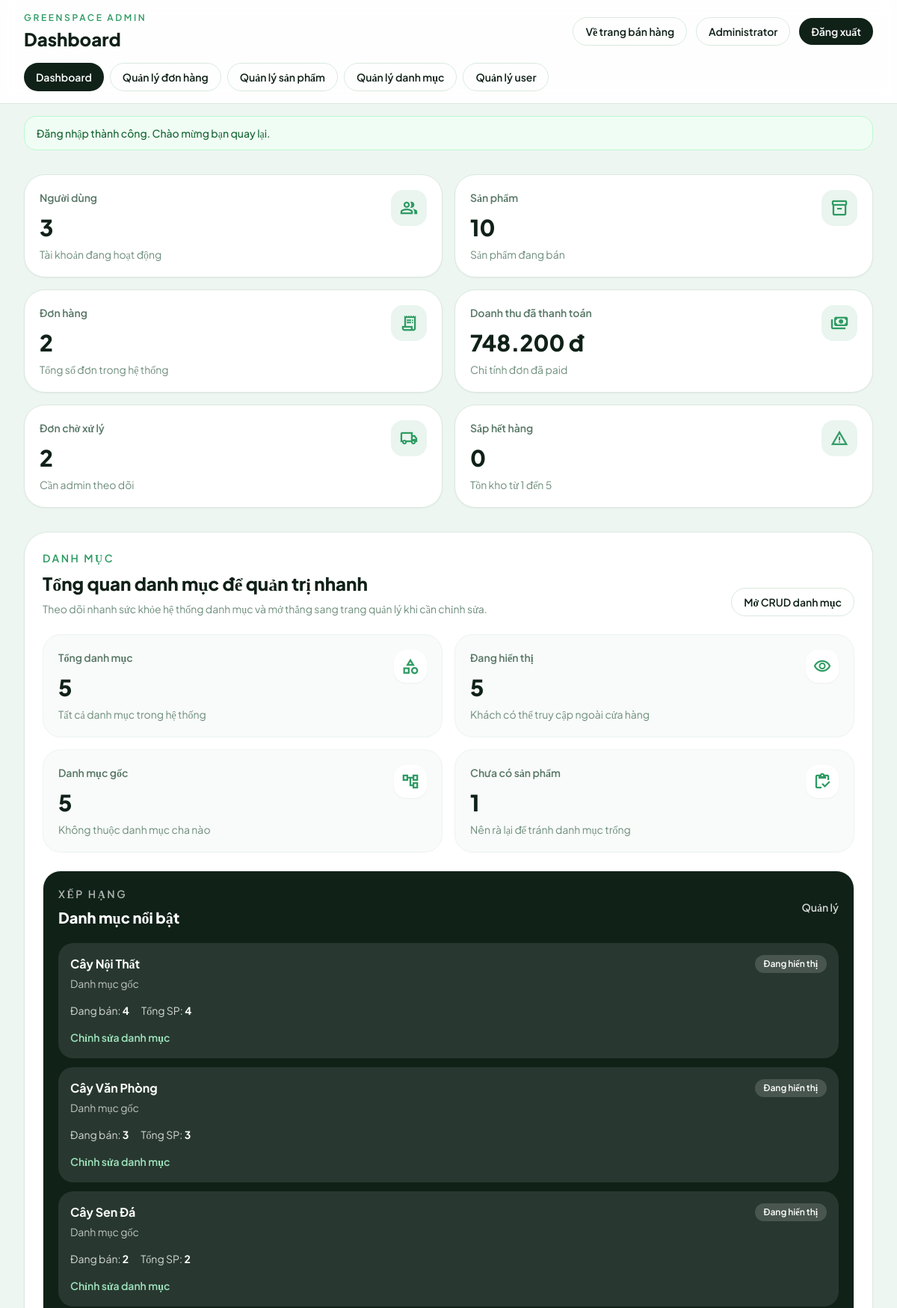
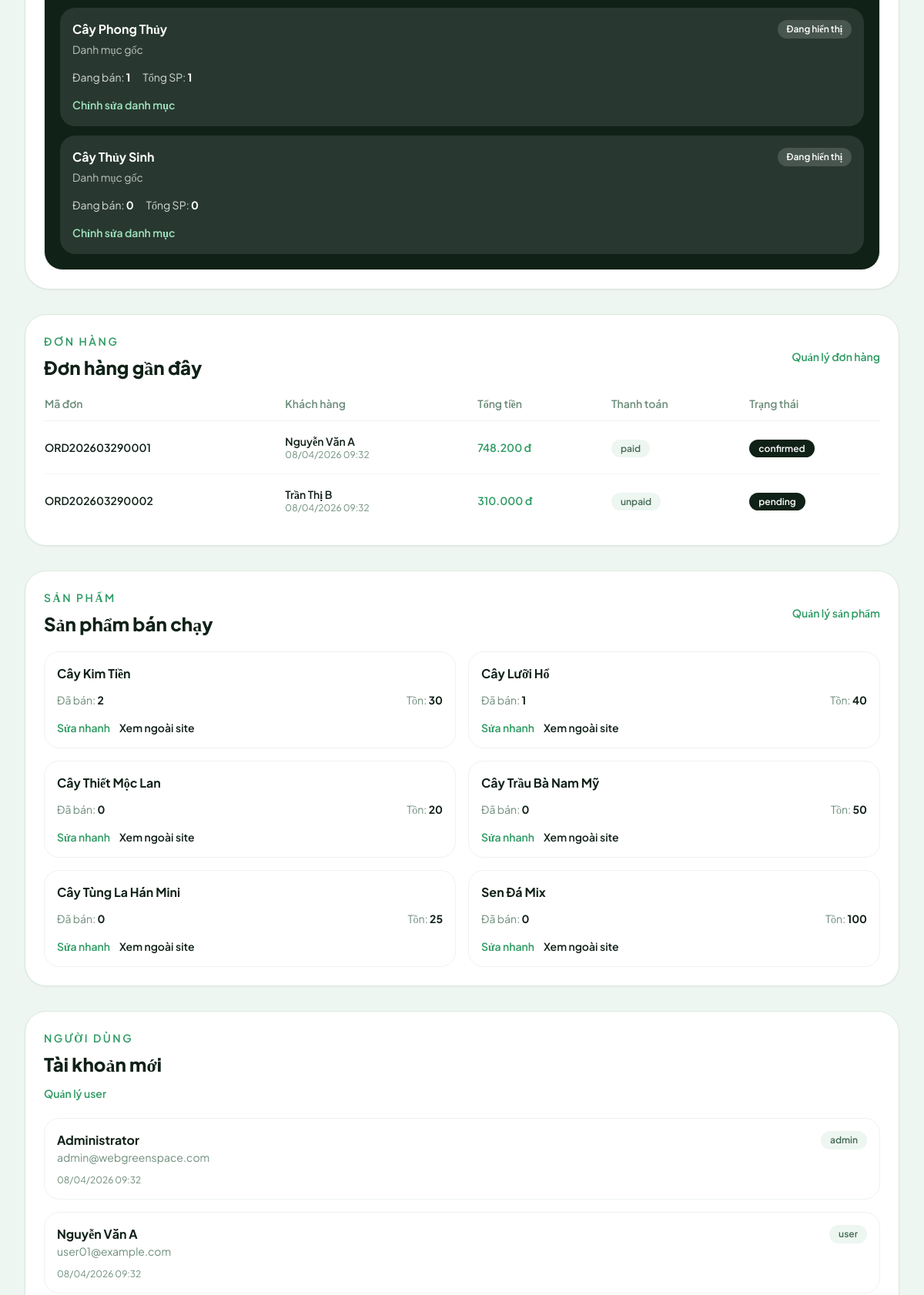
Page /admin/dashboard.php (signed in, upper part) on the committed database (2 pictures, top to bottom).
### tables this page shows
CREATE TABLE users (
    id INT AUTO_INCREMENT PRIMARY KEY,
    username VARCHAR(50) NOT NULL UNIQUE,
    email VARCHAR(100) NOT NULL UNIQUE,
    password VARCHAR(255) NOT NULL,
    full_name VARCHAR(100) NOT NULL,
    phone VARCHAR(20) DEFAULT NULL,
    role ENUM('admin', 'user') NOT NULL DEFAULT 'user',
    admin_permissions TEXT DEFAULT NULL,
    status ENUM('active', 'inactive') NOT NULL DEFAULT 'active',
    created_at TIMESTAMP DEFAULT CURRENT_TIMESTAMP,
    updated_at TIMESTAMP DEFAULT CURRENT_TIMESTAMP ON UPDATE CURRENT_TIMESTAMP
);

CREATE TABLE categories (
    id INT AUTO_INCREMENT PRIMARY KEY,
    name VARCHAR(100) NOT NULL,
    slug VARCHAR(100) NOT NULL UNIQUE,
    description TEXT DEFAULT NULL,
    image VARCHAR(255) DEFAULT NULL,
    parent_id INT DEFAULT NULL,
    status ENUM('active', 'inactive') NOT NULL DEFAULT 'active',
    created_at TIMESTAMP DEFAULT CURRENT_TIMESTAMP,
    updated_at TIMESTAMP DEFAULT CURRENT_TIMESTAMP ON UPDATE CURRENT_TIMESTAMP,
    CONSTRAINT fk_categories_parent
        FOREIGN KEY (parent_id) REFERENCES categories(id) ON DELETE SET NULL,
    INDEX idx_categories_parent_id (parent_id),
    INDEX idx_categories_status (status)
);

CREATE TABLE orders (
    id INT AUTO_INCREMENT PRIMARY KEY,
    user_id INT NOT NULL,
    order_number VARCHAR(50) NOT NULL UNIQUE,
    full_name VARCHAR(100) NOT NULL,
    email VARCHAR(100) NOT NULL,
    phone VARCHAR(20) NOT NULL,
    address TEXT NOT NULL,
    note TEXT DEFAULT NULL,
    subtotal DECIMAL(10, 2) NOT NULL DEFAULT 0,
    discount_amount DECIMAL(10, 2) NOT NULL DEFAULT 0,
    shipping_fee DECIMAL(10, 2) NOT NULL DEFAULT 0,
    total_amount DECIMAL(10, 2) NOT NULL,
    coupon_code VARCHAR(50) DEFAULT NULL,
    payment_method ENUM('cod', 'online_mock') NOT NULL DEFAULT 'cod',
    payment_status ENUM('unpaid', 'pending_review', 'paid', 'failed') NOT NULL DEFAULT 'unpaid',
    order_status ENUM('pending', 'confirmed', 'processing', 'shipping', 'delivered', 'cancelled') NOT NULL DEFAULT 'pending',
    created_at TIMESTAMP DEFAULT CURRENT_TIMESTAMP,
    updated_at TIMESTAMP DEFAULT CURRENT_TIMESTAMP ON UPDATE CURRENT_TIMESTAMP,
    CONSTRAINT fk_orders_user
        FOREIGN KEY (user_id) REFERENCES users(id) ON DELETE CASCADE,
    INDEX idx_orders_user_id (user_id),
    INDEX idx_orders_payment_status (payment_status),
    INDEX idx_orders_order_status (order_status)
);

CREATE TABLE products (
    id INT AUTO_INCREMENT PRIMARY KEY,
    category_id INT NOT NULL,
    name VARCHAR(200) NOT NULL,
    slug VARCHAR(200) NOT NULL UNIQUE,
    description TEXT DEFAULT NULL,
    price DECIMAL(10, 2) NOT NULL,
    sale_price DECIMAL(10, 2) DEFAULT NULL,
    stock INT NOT NULL DEFAULT 0,
    image VARCHAR(255) DEFAULT NULL,
    images TEXT DEFAULT NULL,  
    size VARCHAR(50) DEFAULT NULL,
    care_level ENUM('easy', 'medium', 'hard') NOT NULL DEFAULT 'medium',
    light_requirement ENUM('low', 'medium', 'high') NOT NULL DEFAULT 'medium',
    water_requirement ENUM('low', 'medium', 'high') NOT NULL DEFAULT 'medium',
    featured TINYINT(1) NOT NULL DEFAULT 0,
    status ENUM('active', 'inactive') NOT NULL DEFAULT 'active',
    views INT NOT NULL DEFAULT 0,
    created_at TIMESTAMP DEFAULT CURRENT_TIMESTAMP,
    updated_at TIMESTAMP DEFAULT CURRENT_TIMESTAMP ON UPDATE CURRENT_TIMESTAMP,
    CONSTRAINT fk_products_category
        FOREIGN KEY (category_id) REFERENCES categories(id) ON DELETE CASCADE,
    INDEX idx_products_category_id (category_id),
    INDEX idx_products_status (status),
    INDEX idx_products_featured (featured),
    INDEX idx_products_price (price),
    INDEX idx_products_stock (stock)
);

### public/admin/dashboard.php (the view, shortened to what the rows shown need)
<?php
require_once __DIR__ . '/bootstrap.php';
$dashboardService = new AdminDashboardService();
$dashboard = $dashboardService->getDashboardData();
$recentOrders = $dashboard['recent_orders'];
$recentUsers = $dashboard['recent_users'];
$topCategories = $dashboard['top_categories'];
$topProducts = $dashboard['top_products'];
render_admin_header('Dashboard');
?>
<div class="space-y-8">
    <section class="rounded-[2rem] border border-[#d9e9de] bg-white p-6 shadow-sm">
        <div class="flex flex-col gap-4 lg:flex-row lg:items-end lg:justify-between">
            <div>
                <h2 class="mt-2 text-2xl font-extrabold text-[#102118]">Tổng quan danh mục để quản trị nhanh</h2>
            </div>
        </div>
        <div class="mt-6 grid gap-6 xl:grid-cols-[1.1fr_0.9fr]">
            <article class="rounded-[1.5rem] border border-[#edf4ef] bg-[#102118] p-5 text-white">
                <div class="mt-5 space-y-3">
                    <?php foreach ($topCategories as $category): ?>
                        <article class="rounded-[1.25rem] bg-white/10 px-4 py-4">
                            <div class="flex items-start justify-between gap-3">
                                <div>
                                    <p class="font-bold"><?= clean($category['name']) ?></p>
                                    <p class="mt-1 text-sm text-white/70"><?= clean($category['parent_name'] ?? 'Danh mục gốc') ?></p>
                                </div>
                                <span class="rounded-full bg-white/15 px-3 py-1 text-xs font-semibold">
                                    <?= $category['status'] === 'active' ? 'Đang hiển thị' : 'Đang ẩn' ?>
                                </span>
                            </div>
                            <div class="mt-4 flex flex-wrap items-center gap-4 text-sm text-white/80">
                                <span>Đang bán: <strong class="text-white"><?= clean((string)$category['active_product_count']) ?></strong></span>
                                <span>Tổng SP: <strong class="text-white"><?= clean((string)$category['product_count']) ?></strong></span>
                            </div>
                            <a href="categories.php?edit=<?= clean((string)$category['id']) ?>" class="mt-4 inline-flex text-sm font-semibold text-[#9fe3bd] hover:text-white">Chỉnh sửa danh mục</a>
                        </article>
                    <?php endforeach; ?>
                </div>
            </article>
        </div>
    </section>
    <section class="grid gap-8 xl:grid-cols-[1.15fr_0.85fr]">
        <div class="space-y-8">
            <article class="rounded-[1.75rem] border border-[#d9e9de] bg-white p-6 shadow-sm">
                <div class="mb-5 flex items-center justify-between gap-3">
                    <div>
                        <h2 class="mt-2 text-2xl font-extrabold text-[#102118]">Đơn hàng gần đây</h2>
                    </div>
                </div>
                <div class="overflow-x-auto">
                    <table class="min-w-full text-sm">
                        <thead>
                            <tr class="border-b border-[#edf4ef] text-left text-[#6e8d7b]">
                                <th class="pb-3 pr-4 font-semibold">Mã đơn</th>
                                <th class="pb-3 pr-4 font-semibold">Khách hàng</th>
                                <th class="pb-3 pr-4 font-semibold">Tổng tiền</th>
                                <th class="pb-3 pr-4 font-semibold">Thanh toán</th>
                                <th class="pb-3 font-semibold">Trạng thái</th>
                            </tr>
                        </thead>
                        <tbody>
                            <?php foreach ($recentOrders as $order): ?>
                                <tr class="border-b border-[#f4f8f5] last:border-b-0">
                                    <td class="py-4 pr-4 font-semibold text-[#102118]"><?= clean($order['order_number']) ?></td>
                                    <td class="py-4 pr-4">
                                        <p class="font-semibold text-[#102118]"><?= clean($order['full_name']) ?></p>
                                        <p class="text-xs text-[#6e8d7b]"><?= format_date($order['created_at'], 'd/m/Y H:i') ?></p>
                                    </td>
                                    <td class="py-4 pr-4 font-semibold text-[#2e9b63]"><?= format_currency((float)$order['total_amount']) ?></td>
                                    <td class="py-4 pr-4">
                                        <span class="rounded-full bg-[#eef6f1] px-3 py-1 text-xs font-semibold text-[#456a57]"><?= clean($order['payment_status']) ?></span>
                                    </td>
                                    <td class="py-4">
                                        <span class="rounded-full bg-[#102118] px-3 py-1 text-xs font-semibold text-white"><?= clean($order['order_status']) ?></span>
                                    </td>
                                </tr>
                            <?php endforeach; ?>
                        </tbody>
                    </table>
                </div>
            </article>
            <article class="rounded-[1.75rem] border border-[#d9e9de] bg-white p-6 shadow-sm">
                <div class="mb-5 flex items-center justify-between gap-3">
                    <div>
                        <h2 class="mt-2 text-2xl font-extrabold text-[#102118]">Sản phẩm bán chạy</h2>
                    </div>
                </div>
                <div class="grid gap-4 md:grid-cols-2">
                    <?php foreach ($topProducts as $product): ?>
                        <article class="rounded-[1.25rem] border border-[#edf4ef] p-4">
                            <p class="text-base font-bold text-[#102118]"><?= clean($product['name']) ?></p>
                            <div class="mt-3 flex items-center justify-between text-sm">
                                <span class="text-[#6e8d7b]">Đã bán: <strong class="text-[#102118]"><?= clean((string)$product['units_sold']) ?></strong></span>
                                <span class="text-[#6e8d7b]">Tồn: <strong class="text-[#102118]"><?= clean((string)$product['stock']) ?></strong></span>
                            </div>
                            <div class="mt-4 flex flex-wrap gap-3">
                                <a href="products.php?edit=<?= clean((string)$product['id']) ?>" class="text-sm font-semibold text-[#2e9b63] hover:text-[#22784d]">Sửa nhanh</a>
                                <a href="../product-detail.php?slug=<?= clean($product['slug']) ?>" class="text-sm font-semibold text-[#102118] hover:text-[#2e9b63]">Xem ngoài site</a>
                            </div>
                        </article>
                    <?php endforeach; ?>
                </div>
            </article>
        </div>
        <div class="space-y-8">
            <article class="rounded-[1.75rem] border border-[#d9e9de] bg-white p-6 shadow-sm">
                <div class="mb-5">
                    <h2 class="mt-2 text-2xl font-extrabold text-[#102118]">Tài khoản mới</h2>
                </div>
                <div class="space-y-4">
                    <?php foreach ($recentUsers as $user): ?>
                        <div class="rounded-[1.25rem] border border-[#edf4ef] p-4">
                            <div class="flex items-start justify-between gap-4">
                                <div>
                                    <p class="font-bold text-[#102118]"><?= clean($user['full_name'] ?: $user['username']) ?></p>
                                    <p class="text-sm text-[#6e8d7b]"><?= clean($user['email']) ?></p>
                                </div>
                                <span class="rounded-full bg-[#eef6f1] px-3 py-1 text-xs font-semibold text-[#456a57]"><?= clean($user['role']) ?></span>
                            </div>
                            <p class="mt-3 text-xs text-[#6e8d7b]"><?= format_date($user['created_at'], 'd/m/Y H:i') ?></p>
                        </div>
                    <?php endforeach; ?>
                </div>
            </article>
        </div>
    </section>
</div>
<?php render_admin_footer(); ?>

### public/admin/bootstrap.php (shortened to what the rows shown need)
<?php
require_once __DIR__ . '/../../config/config.php';
require_once __DIR__ . '/../../config/database.php';
function render_admin_header(string $title): void {
    $adminName = get_user_name() ?? 'Admin';
    ?>
    <!DOCTYPE html>
    <html lang="vi">
    <head>
        <script src="https://cdn.tailwindcss.com?plugins=forms"></script>
    </head>
    <body class="min-h-screen bg-[#eef6f1] font-['Plus_Jakarta_Sans'] text-[#102118]">
        <div class="min-h-screen">
            <header class="border-b border-[#d9e9de] bg-white/90 backdrop-blur">
                <div class="mx-auto max-w-7xl px-4 py-4 sm:px-6 lg:px-8">
                    <div class="flex flex-col gap-4 lg:flex-row lg:items-center lg:justify-between">
                        <div>
                            <h1 class="mt-1 text-2xl font-extrabold"><?= clean($title) ?></h1>
                        </div>
                        <div class="flex flex-wrap items-center gap-3">
                            <a href="../home.php" class="inline-flex items-center rounded-full border border-[#d9e9de] px-4 py-2 text-sm font-semibold text-[#102118] transition-colors hover:border-[#2e9b63] hover:text-[#2e9b63]">
                                Về trang bán hàng
                            </a>
                            <a href="../profile.php" class="inline-flex items-center rounded-full border border-[#d9e9de] px-4 py-2 text-sm font-semibold text-[#102118] transition-colors hover:border-[#2e9b63] hover:text-[#2e9b63]">
                                <?= clean($adminName) ?>
                            </a>
                            <form action="../logout.php" method="POST">
                                <button type="submit" class="inline-flex items-center rounded-full bg-[#102118] px-4 py-2 text-sm font-semibold text-white transition-colors hover:bg-[#1f3b2d]">
                                </button>
                            </form>
                        </div>
                    </div>
                </div>
            </header>
            <main class="mx-auto max-w-7xl px-4 py-8 sm:px-6 lg:px-8">
    <?php
}
function render_admin_footer(): void {
    ?>
            </main>
        </div>
    </body>
    </html>
    <?php
}

### rows in the picture
users: full_name "Administrator", email "admin@webgreenspace.com", role "admin", created_at "08/04/2026 09:32"
categories: name "Cây Nội Thất", parent_name "Danh mục gốc", status "Đang hiển thị", active_product_count "4", product_count "4"
categories: name "Cây Văn Phòng", parent_name "Danh mục gốc", status "Đang hiển thị", active_product_count "3", product_count "3"
categories: name "Cây Sen Đá", parent_name "Danh mục gốc", status "Đang hiển thị", active_product_count "2", product_count "2"
categories: name "Cây Phong Thủy", parent_name "Danh mục gốc", status "Đang hiển thị", active_product_count "1", product_count "1"
categories: name "Cây Thủy Sinh", parent_name "Danh mục gốc", status "Đang hiển thị", active_product_count "0", product_count "0"
orders: order_number "ORD202603290001", full_name "Nguyễn Văn A", created_at "08/04/2026 09:32", total_amount "748.200 đ", payment_status "paid", order_status "confirmed"
orders: order_number "ORD202603290002", full_name "Trần Thị B", created_at "08/04/2026 09:32", total_amount "310.000 đ", payment_status "unpaid", order_status "pending"
products: name "Cây Kim Tiền", units_sold "2", stock "30"
products: name "Cây Lưỡi Hổ", units_sold "1", stock "40"
products: name "Cây Thiết Mộc Lan", units_sold "0", stock "20"
products: name "Cây Trầu Bà Nam Mỹ", units_sold "0", stock "50"
products: name "Cây Tùng La Hán Mini", units_sold "0", stock "25"
products: name "Sen Đá Mix", units_sold "0", stock "100"
users: full_name "Nguyễn Văn A", email "user01@example.com", role "user", created_at "08/04/2026 09:32"

### other values in the picture
$title "Dashboard"
$label "Dashboard"
$label "Quản lý đơn hàng"
$label "Quản lý sản phẩm"
$label "Quản lý danh mục"
$label "Quản lý user"
$flash['message'] "Đăng nhập thành công. Chào mừng bạn quay lại."
$card['label'] "Người dùng"
$card['value'] "3"
$card['hint'] "Tài khoản đang hoạt động"
$card['label'] "Sản phẩm"
$card['value'] "10"
$card['hint'] "Sản phẩm đang bán"
$card['label'] "Đơn hàng"
$card['value'] "2"
